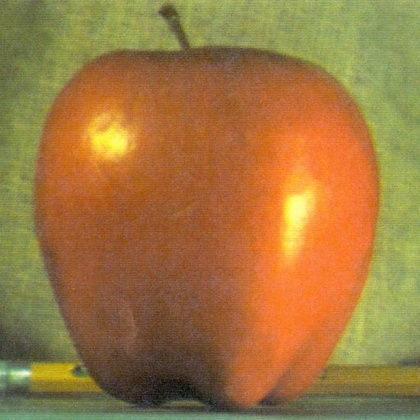
%> input picture HW1-blend images/apple.jpg, 420 x 420 px, shrunk from 512 x 512 before the run
$ octave HW2SAE.m   (GNU Octave 9; MATLAB toolbox functions it lacks are replaced by stand-ins)
%> lines starting %> are read from the running program, lines starting %| are printed output that depends on the picture; in (x1, y1, x2, y2) boxes, pixels count from 0 and x2, y2 are one past the last pixel; in counts of white or black regions, pixels touching at a corner belong together; the program's own positions count from 1
clc;clear;

%% part.1

[FN] = uigetfile({'*.jpg','JPEG (*.jpg;*.jpeg;*)';...
                  '*.png','PNG (*.png)';...
                  '*.bmp','BMP (*.bmp)'},'開啟圖檔');
%> the answer given: ../HW1-blend images/apple.jpg

% Binarization
% rgb = imread('apple.jpg');
rgb = imread(FN);
%> rgb is the input picture: size 420x420x3 uint8; mean R, G, B 159, 119.6, 64.8
threshold = input('請輸入閾值:');        %輸入閾值(0~255)
%> the answer given: 3
threshold = threshold / 255;            %設定閾值
Binary = im2bw(rgb,threshold);          %二值化轉換
%> Binary: size 420x420 logical; every value is 1
% figure(1); imshow(rgb);
% figure(2); imshow(Binary);

%% part.2

% 膨脹和侵蝕（imerode和imdilate）

exp_imgA = zeros(size(Binary));     %水平處理LR
exp_imgB = zeros(size(Binary));     %垂直處理UD
exp_imgC = zeros(size(Binary));    %水平處理RL
exp_imgD = zeros(size(Binary));    %垂直處理DU
% expanding
for i=1:size(Binary,1);
    for j=1:size(Binary,2);

        if j < size(Binary,2)-2
            if Binary(i,j)==0 & Binary(i,j+1)==0 & Binary(i,j+2)==0 & Binary(i,j+3)==0
                exp_imgA(i,j) = 0;
            else
                exp_imgA(i,j) = 1;
            end
        end

        if i < size(Binary,1)-2
            if Binary(i,j)==0 & Binary(i+1,j)==0 & Binary(i+2,j)==0 & Binary(i+3,j)==0
                exp_imgB(i,j) = 0;
            else
                exp_imgB(i,j) = 1;
            end
        end

        if exp_imgA(i,j)==0 & exp_imgB(i,j)==0  %左上方向處理結合
            exp_imgB(i,j) = 0;
        else
            exp_imgB(i,j) = 1;
        end

    end
end
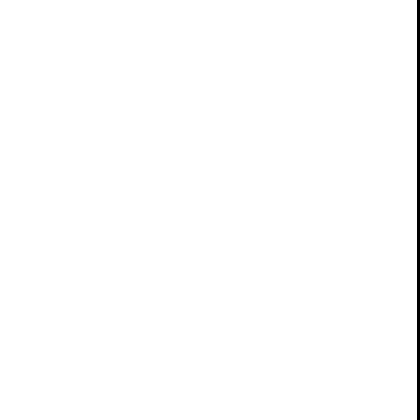
%> exp_imgA: size 420x420 double; values 0 (black) and 1 (white), 99.3% white; 1 black region, box (x1, y1, x2, y2) and area: (417, 0, 420, 420) 1260
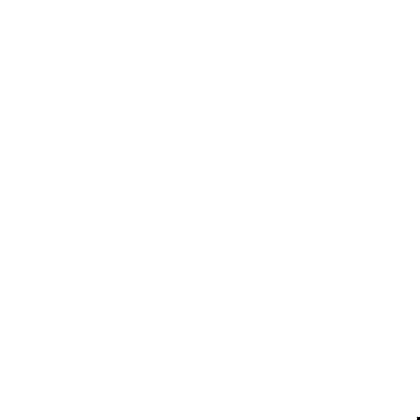
%> exp_imgB: size 420x420 double; values 0 (black) and 1 (white), 100% white; 1 black region (1 under 20 px)

for i=size(Binary,1):-1:1;
    for j=size(Binary,2):-1:1;

        if j > 3
            if Binary(i,j)==0 & Binary(i,j-1)==0 & Binary(i,j-2)==0 & Binary(i,j-3)==0
                exp_imgC(i,j) = 0;
            else
                exp_imgC(i,j) = 1;
            end
        end

        if i > 3
            if Binary(i,j)==0 & Binary(i-1,j)==0 & Binary(i-2,j)==0 & Binary(i-3,j)==0
                exp_imgD(i,j) = 0;
            else
                exp_imgD(i,j) = 1;
            end
        end

        if exp_imgC(i,j)==0 & exp_imgD(i,j)==0  %右下方向處理結合
            exp_imgD(i,j) = 0;
        else
            exp_imgD(i,j) = 1;
        end

    end
end
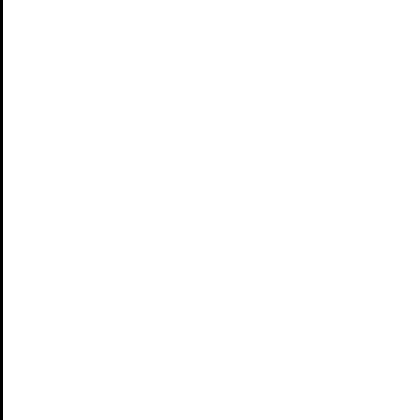
%> exp_imgC: size 420x420 double; values 0 (black) and 1 (white), 99.3% white; 1 black region, box (x1, y1, x2, y2) and area: (0, 0, 3, 420) 1260

exp_imgD = exp_imgB + exp_imgD;  %四方向處理結合
%> exp_imgD: size 420x420 double; values 1 (black) and 2 (white), 100% white; 2 black regions (2 under 20 px)

%%

shr_imgA = zeros(size(Binary));     %水平處理LR
shr_imgB = zeros(size(Binary));     %垂直處理UD
shr_imgC = zeros(size(Binary));     %水平處理RL
shr_imgD = zeros(size(Binary));     %垂直處理DU
% shrinking
for i=1:size(Binary,1);
    for j=1:size(Binary,2);

        if j < size(Binary,2)-2
            if Binary(i,j)==1 & Binary(i,j+1)==1 & Binary(i,j+2)==1 & Binary(i,j+3)==1
                shr_imgA(i,j) = 1;
            else
                shr_imgA(i,j) = 0;
            end
        end

        if i < size(Binary,1)-2
            if Binary(i,j)==1 & Binary(i+1,j)==1 & Binary(i+2,j)==1 & Binary(i+3,j)==1
                shr_imgB(i,j) = 1;
            else
                shr_imgB(i,j) = 0;
            end
        end

        if shr_imgA(i,j)==1 & shr_imgB(i,j)==1  %左上向處理結合
            shr_imgB(i,j) = 1;
        else
            shr_imgB(i,j) = 0;
        end

    end
end
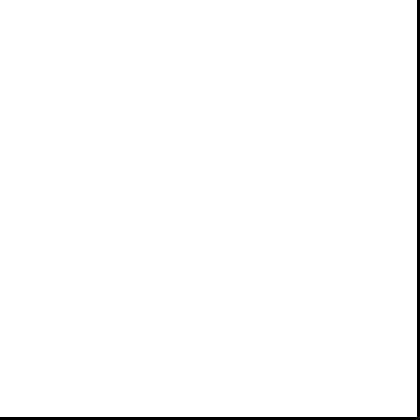
%> shr_imgB: size 420x420 double; values 0 (black) and 1 (white), 98.6% white; 1 black region, box (x1, y1, x2, y2) and area: (0, 0, 420, 420) 2511

for i=size(Binary,1):-1:1;
    for j=size(Binary,2):-1:1;

        if j > 3
            if Binary(i,j)==1 & Binary(i,j-1)==1 & Binary(i,j-2)==1 & Binary(i,j-3)==1
                shr_imgC(i,j) = 1;
            else
                shr_imgC(i,j) = 0;
            end
        end

        if i > 3
            if Binary(i,j)==1 & Binary(i-1,j)==1 & Binary(i-2,j)==1 & Binary(i-3,j)==1
                shr_imgD(i,j) = 1;
            else
                shr_imgD(i,j) = 0;
            end
        end

        if shr_imgC(i,j)==1 & shr_imgD(i,j)==1  %右下向處理結合
            shr_imgD(i,j) = 1;
        else
            shr_imgD(i,j) = 0;
        end

    end
end
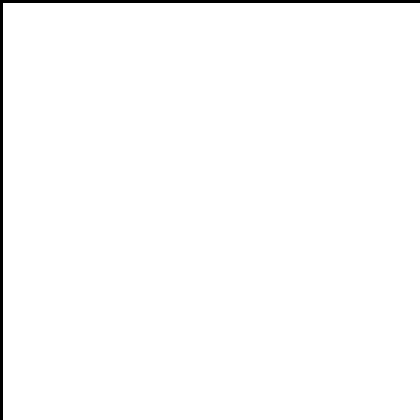
%> shr_imgD: size 420x420 double; values 0 (black) and 1 (white), 98.6% white; 1 black region, box (x1, y1, x2, y2) and area: (0, 0, 420, 420) 2511

shr_imgD = shr_imgB & shr_imgD;  %四方向處理結合
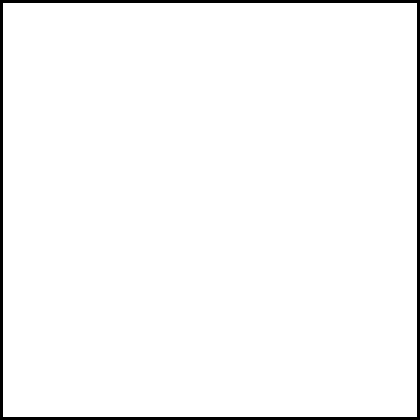
%> shr_imgD: size 420x420 logical; 97.2% white; 1 black region, box (x1, y1, x2, y2) and area: (0, 0, 420, 420) 5004

%%

% output
subplot(2,2,1); imshow(rgb); title('Original');
subplot(2,2,2); imshow(Binary); title('Binarization');
subplot(2,2,3); imshow(exp_imgD); title('expanding');
subplot(2,2,4); imshow(shr_imgD); title('shrinking');
saveas(figure(1),'CV_HW2_M1035502','jpg');
